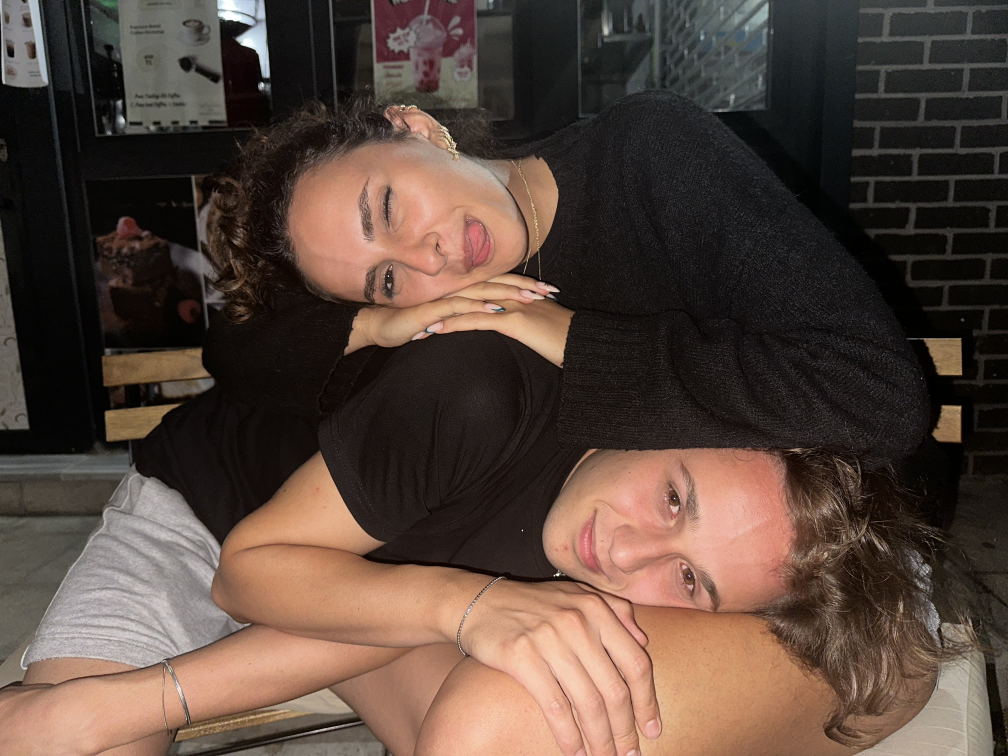
#> input picture 2.jpeg, 4032 x 3024 px (shown at 1/4 size)
$ python pixel_paint.py
#> lines starting #> are read from the running program, lines starting #| are printed output that depends on the picture
from PIL import Image, ImageDraw, ImageFont
import numpy as np
import os, sys

# ---------------- AYARLAR ----------------
input_image = "2.jpeg"        # Fotoğraf dosyası adı (root dizinde olmalı)
output_image = "pixel_art_numbered.png"
pixel_size = 50                  # Kaç piksele küçültülsün
color_count = 20                 # Kaç renk olsun
cell_size = 20                   # Her karenin piksel boyutu
crop_mode = "pad"                # "crop" veya "pad"
# -----------------------------------------

# Dosya kontrolü
if not os.path.exists(input_image):
    print(f"Hata: '{input_image}' bulunamadı. Fotoğraf aynı klasörde mi?")
    sys.exit(1)

# Fotoğrafı aç ve kare yap
img = Image.open(input_image).convert("RGB")
#> img is the input picture: PIL image 4032x3024 RGB; mean R, G, B 88.1, 70.3, 60.8
w, h = img.size
#> w = 4032; h = 3024

if crop_mode == "crop":
    min_side = min(w, h)
    img = img.crop(((w - min_side)//2, (h - min_side)//2, (w + min_side)//2, (h + min_side)//2))
else:
    max_side = max(w, h)
#> max_side = 4032
    canvas = Image.new("RGB", (max_side, max_side), (255, 255, 255))
#> canvas: PIL image 4032x4032 RGB; every value is 255
    canvas.paste(img, ((max_side - w)//2, (max_side - h)//2))
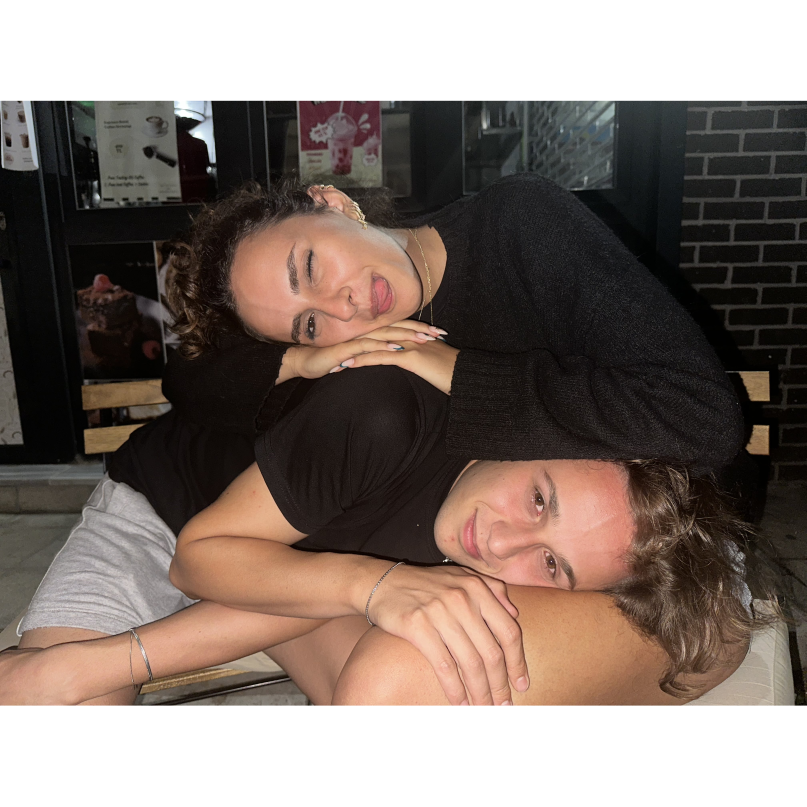
#> canvas: PIL image 4032x4032 RGB (shown at 1/5 size); mean R, G, B 129.8, 116.5, 109.3
    img = canvas

# Küçült (pikselleştir)
img_small = img.resize((pixel_size, pixel_size), Image.NEAREST)
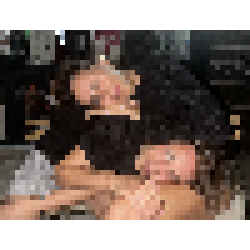
#> img_small: PIL image 50x50 RGB (shown 5 times larger); mean R, G, B 128.2, 114.6, 107.3

# Renkleri azalt (quantize)
img_quant = img_small.quantize(colors=color_count, method=Image.MEDIANCUT)
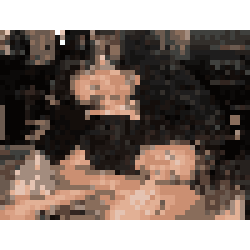
#> img_quant: PIL image 50x50 P (shown 5 times larger); mean R, G, B 128.4, 114.5, 106.9
labels = np.array(img_quant)
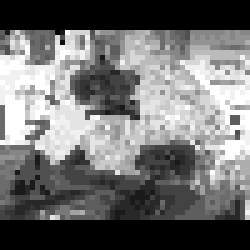
#> labels: shape (50, 50) (shown 5 times larger); min 0, max 19, mean 8.42; drawn with min black and max white

# Paletten RGB renkleri al
palette = img_quant.getpalette()
#> palette = 60 values, max 255 at index 0, min 3 at index 59, mean 96.03
colors = []
for i in range(color_count):
    r, g, b = palette[3*i], palette[3*i+1], palette[3*i+2]
    colors.append((r, g, b))
#> this loop made 20 passes
#> (r, g, b) on passes 1 to 12: (255, 255, 255), (250, 255, 255), (228, 195, 178), (226, 176, 149), (218, 161, 133), (203, 143, 114), (163, 140, 126), (137, 109, 91), (107, 90, 79), (90, 68, 57), (63, 64, 61), (51, 47, 43)
#> after the loop, colors = 20 items, first 6: (255, 255, 255), (250, 255, 255), (228, 195, 178), (226, 176, 149), (218, 161, 133), (203, 143, 114)

# Renk rehberi sözlüğü
color_map = {i+1: colors[i] for i in range(len(colors))}
#> color_map = 20 items

# Çıktı görseli oluştur (numaralı piksel şablonu)
out_w = pixel_size * cell_size
out_h = pixel_size * cell_size
out = Image.new("RGB", (out_w, out_h), (255, 255, 255))
#> out: PIL image 1000x1000 RGB; every value is 255
draw = ImageDraw.Draw(out)

# Yazı tipi
try:
    font = ImageFont.truetype("Arial.ttf", size=max(10, cell_size//2))
except:
    font = None

for y in range(pixel_size):
    for x in range(pixel_size):
        idx = int(labels[y, x]) + 1  # 1’den başlasın
        x0, y0 = x * cell_size, y * cell_size
        draw.rectangle([x0, y0, x0+cell_size-1, y0+cell_size-1], outline=(200,200,200))
        text = str(idx)
        if font:
            draw.text((x0+3, y0+2), text, fill=(0,0,0), font=font)
        else:
            draw.text((x0+3, y0+2), text, fill=(0,0,0))

# Kaydet
out.save(output_image)
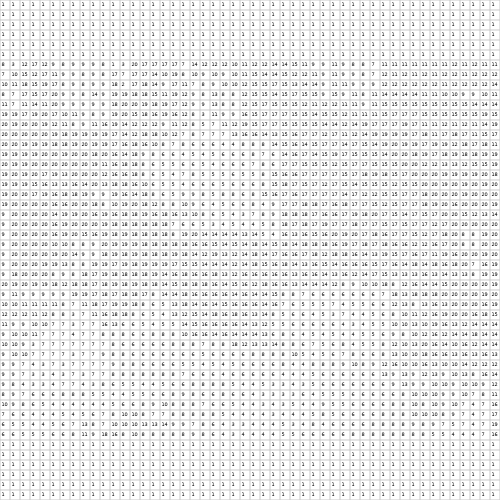
#> saved as pixel_art_numbered.png: PIL image 1000x1000 RGB (shown at 1/2 size); min 0, max 255, mean 231.7
print(f"✅ Çıktı oluşturuldu: {output_image}")

# ------------------ RENK REHBERİ ------------------
# TXT olarak
txt_path = os.path.join(os.getcwd(), "renk_tablosu.txt")
with open(txt_path, "w") as f:
    for idx, color in color_map.items():
        hex_color = "#{:02x}{:02x}{:02x}".format(*color)
        f.write(f"{idx}: {hex_color}\n")
#> this loop made 20 passes
#> (color, hex_color) on passes 1 to 12: ((255, 255, 255), '#ffffff'), ((250, 255, 255), '#faffff'), ((228, 195, 178), '#e4c3b2'), ((226, 176, 149), '#e2b095'), ((218, 161, 133), '#daa185'), ((203, 143, 114), '#cb8f72'), ((163, 140, 126), '#a38c7e'), ((137, 109, 91), '#896d5b'), ((107, 90, 79), '#6b5a4f'), ((90, 68, 57), '#5a4439'), ((63, 64, 61), '#3f403d'), ((51, 47, 43), '#332f2b')

# Görsel olarak
guide_width = 300
guide_height = len(color_map) * 30
#> guide_height = 600
guide = Image.new("RGB", (guide_width, guide_height), "white")
#> guide: PIL image 300x600 RGB; every value is 255
draw_guide = ImageDraw.Draw(guide)

for i, (idx, color) in enumerate(color_map.items()):
    y = i * 30
    draw_guide.rectangle([0, y, 40, y + 30], fill=color)
    hex_color = "#{:02x}{:02x}{:02x}".format(*color)
    if font:
        draw_guide.text((50, y + 8), f"{idx} → {hex_color}", fill="black", font=font)
    else:
        draw_guide.text((50, y + 8), f"{idx} → {hex_color}", fill="black")
#> this loop made 20 passes
#> (color, y, hex_color) on passes 1 to 12: ((255, 255, 255), 0, '#ffffff'), ((250, 255, 255), 30, '#faffff'), ((228, 195, 178), 60, '#e4c3b2'), ((226, 176, 149), 90, '#e2b095'), ((218, 161, 133), 120, '#daa185'), ((203, 143, 114), 150, '#cb8f72'), ((163, 140, 126), 180, '#a38c7e'), ((137, 109, 91), 210, '#896d5b'), ((107, 90, 79), 240, '#6b5a4f'), ((90, 68, 57), 270, '#5a4439'), ((63, 64, 61), 300, '#3f403d'), ((51, 47, 43), 330, '#332f2b')

guide.save("color_guide.png")
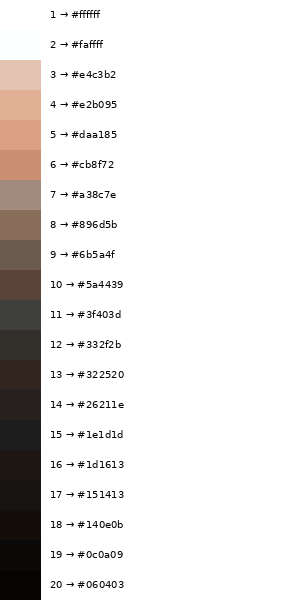
#> saved as color_guide.png: PIL image 300x600 RGB; mean R, G, B 231.3, 229, 227.8
print(f"✅ Renk rehberi oluşturuldu: renk_tablosu.txt ve color_guide.png")
